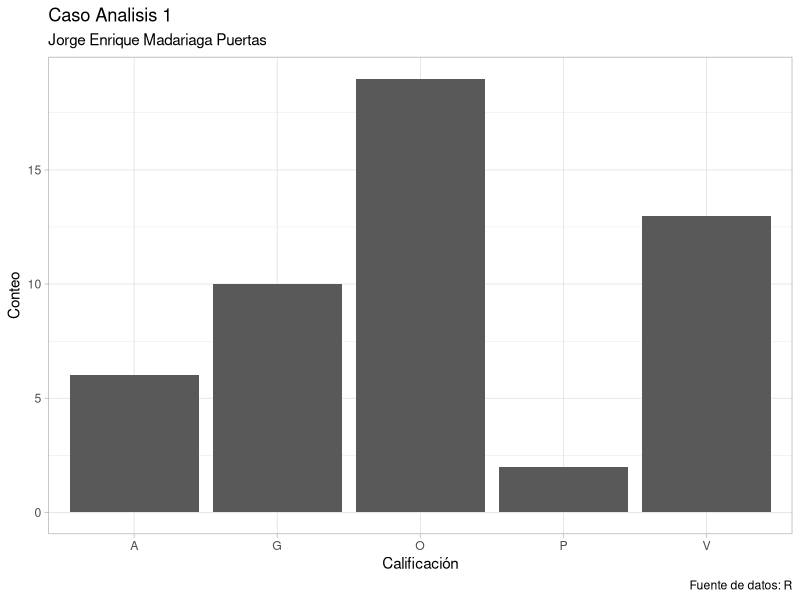

Here is the R script that generated this plot: (Note: this script raises an error after producing the figure.)
# Primer Caso de Analisis 1
# Libro Estadística para Administración y Economía 10 / Pag 33 (63 del PDF) / 7

# Un restaurante de Florida emplea cuestionarios en los que pide a sus 
# clientes que evalúen el servicio, la calidad de los alimentos, los 
# cocteles, los precios y la atmósfera del restaurante. Cada uno de estos 
# puntos se evalúa con una escala de óptimo (O), muy bueno (V), bueno (G),
# regular (A) y malo (P). Emplee la estadística descriptiva para resumir 
# los datos siguientes respecto a la calidad de los alimentos. ¿Qué piensa
# acerca de la evaluación de la calidad de los alimentos de este restaurante?

# Cargar paquetes:

library(ggplot2)
library(dplyr)
library(plyr)

# Creamos conjunto de datos:

x <- c("G","O","V","G","A","O","V","O","V","G","O","V","A","V","O","P","V","O","G","A","O","O","O","G","O","V","V","A","G","O","V","P","V","O","O","G","O","O","V","O","G","A","O","V","O","O","G","V","A","G")
class(x)
summary(x)

Calidad <- factor(x)
est <- summary(Calidad)
df <- data.frame(Calidad, indice = seq_along(x))
ggplot(df, aes(x = x)) + 
  labs ( title = "Caso Analisis 1",
         x = "Calificación",
         y = "Conteo",
         subtitle = "Jorge Enrique Madariaga Puertas",
         caption = "Fuente de datos: R") +
  geom_bar() +
  theme_light()
Summary(est)
median(est)
quantile(est, c(0.5,0.95))
var(est)
sd(est)
IQR(est)





# Segundo Caso de Analisis 2

# Libro Estadística para Administración y Economía 10 / Pag 33 (63 del PDF) / 8

# A continuación se muestran datos de 55 miembros de un equipo de béisbol. Cada 
# observación indica la posición principal que juegan los miembros del equipo:
# pitcher (P), catcher (H), primera base (1), segunda base (2), tercera base (3),
# shortstop (S), left fiel (L), center field (C) y right field (R).

# a. Resuma usando una distribución de frecuencia y otra de frecuencia relativa.
# b. ¿Cuál es la posición que ocupan más miembros del equipo?
# c. ¿Cuál es la posición que ocupan menos miembros del equipo?
# d. ¿Qué posición de campo (L, R, C) es la que juegan más miembros del equipo?
# e. Compare las posiciones L, R, y C con las posiciones 1, 2, 3 y S


# Cargar paquetes:

library(ggplot2)
library(dplyr)
library(plyr)

# Creamos conjunto de datos:

Equipos <- c("L", "P", "C", "H", "2", "P", "R", "1", "S", "S", "1", "L", "P", "R", "P",
       "P", "P", "P", "R", "C", "S", "L", "R", "P", "C", "C", "P", "P", "R", "P",
       "2", "3", "P", "H", "L", "P", "1", "C", "P", "P", "P", "S", "1", "L", "R",
       "R", "1", "2", "H", "S", "3", "H", "2", "L", "P")
class(Equipos)
summary(Equipos)

Equipos.Factores <- factor(Equipos)
dil <- summary(Equipos.Factores)
DataF1 <- data.frame(Equipos, indice = seq_along(Equipos))
ggplot(DataF1, aes(x = Equipos)) +
    labs ( title = "Caso Analisis 2",
             x = "Posición del Jugador",
             y = "Conteo",
             subtitle = "Jorge Enrique Madariaga Puertas",
             caption = "Fuente de datos: R") +
    geom_bar() +
    theme_light()
Summary(dil)
median(dil)
quantile(dil, c(0.5,0.95))
var(dil)
sd(dil)
IQR(dil)

#Dudas:

?var
?sd
?IQR
?median
?quantile
?seq_along
